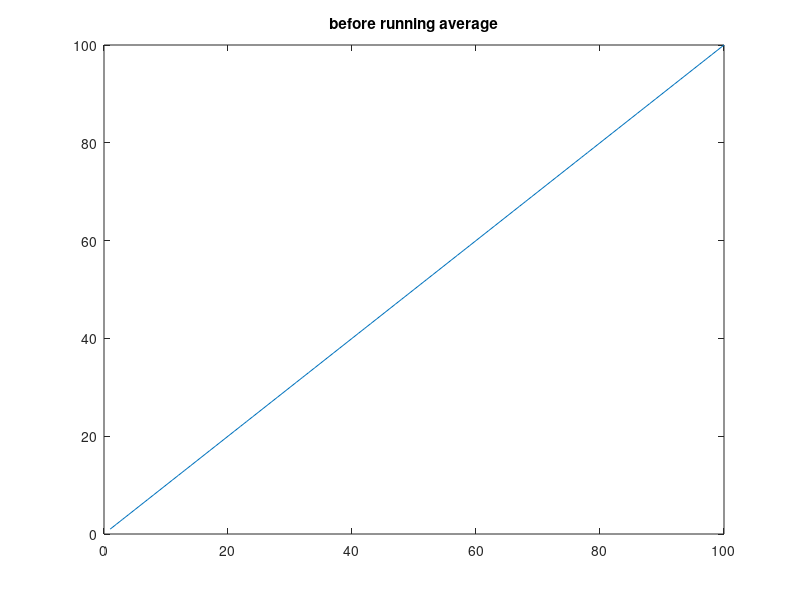
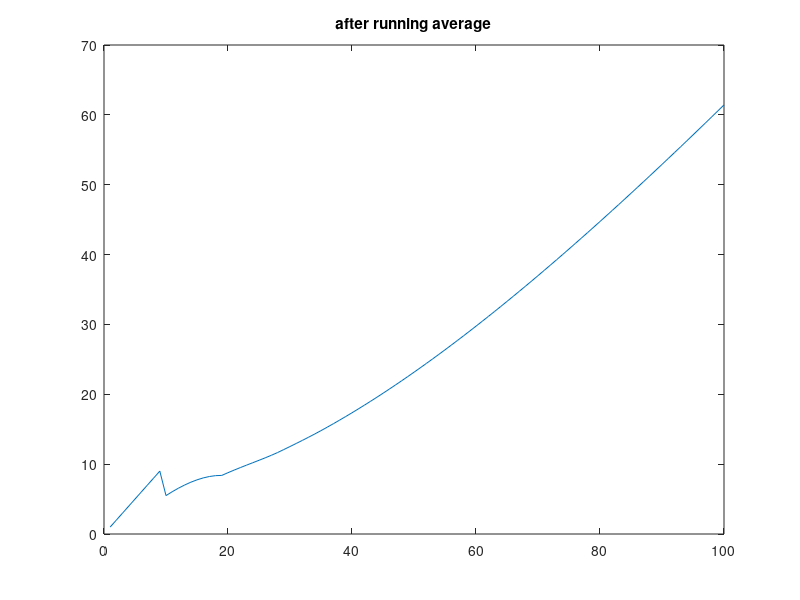
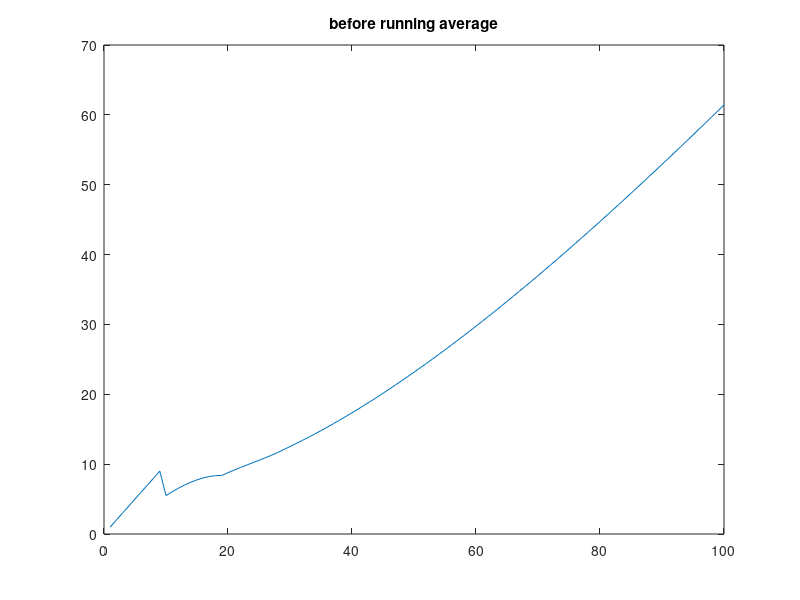
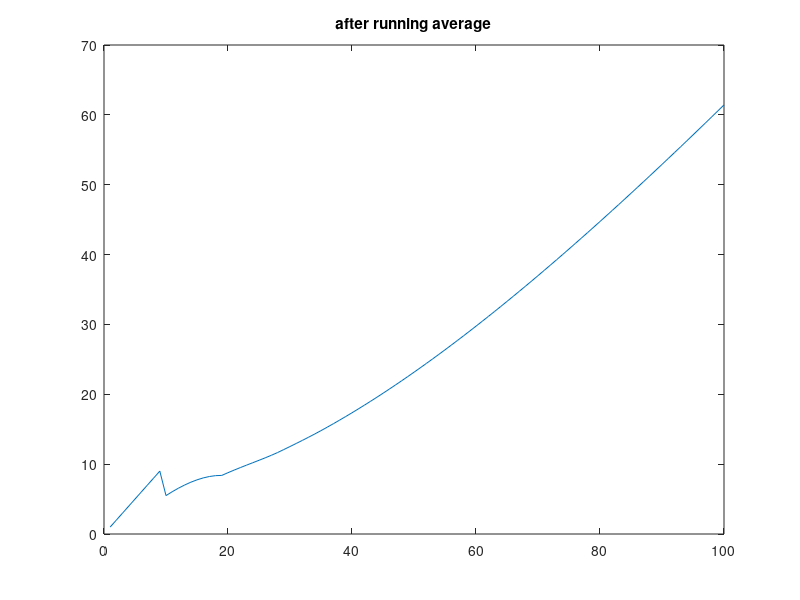

Here is the MATLAB script that generated these plots, in order:
vel = 1:1:100;
vel = vel';

%% filter in place
figure;
plot(1:100,vel)
title('before running average')

for i = 10:length(vel)
    vel(i) = mean(vel(i-9:i,1));
end
figure;
plot(1:100,vel)
title('after running average')

%% post process filter
figure;
plot(1:100,vel)
title('before running average')

filtered_vel = vel;
for i = 10:length(vel)
    filtered_vel(i) = mean(vel(i-9:i,1));
end
figure;
plot(1:100,vel)
title('after running average')